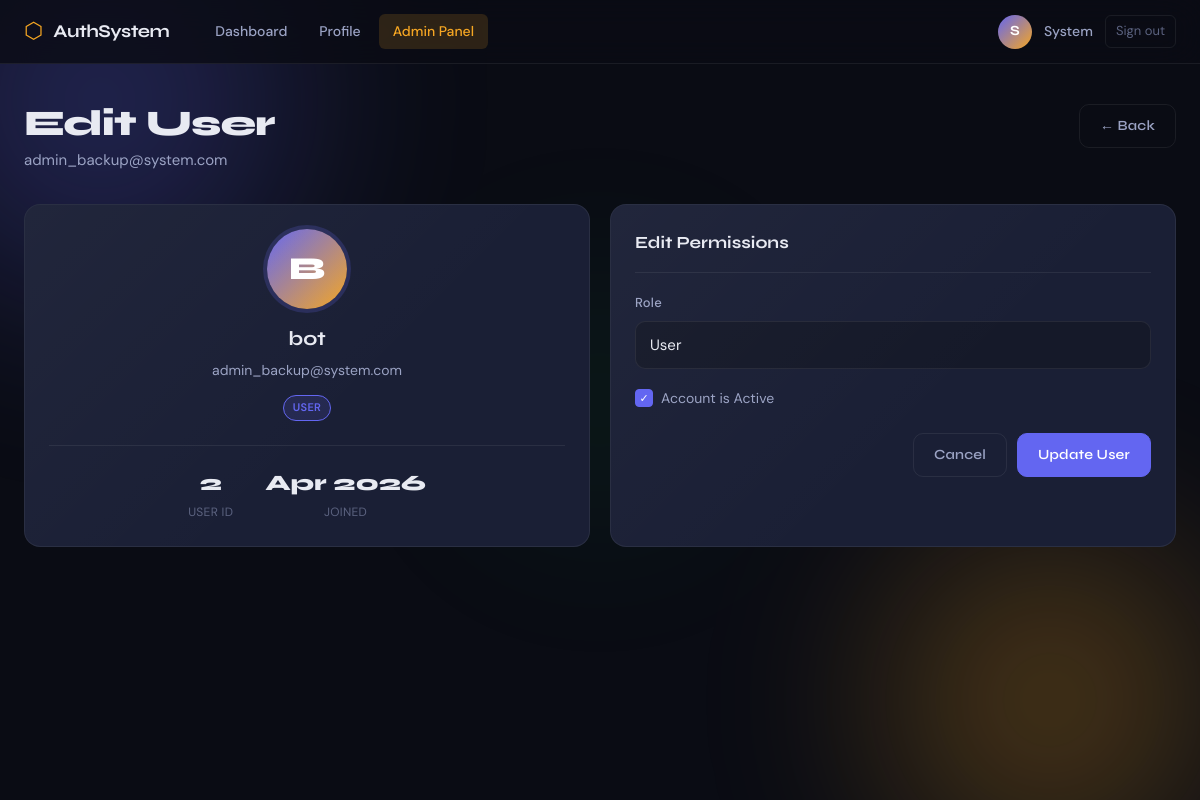
The page /admin/users/2 (signed in) on the database its author committed.
### app/models.py (models this page shows, shortened)
class User(UserMixin, db.Model):
    __tablename__ = "users"
    id = db.Column(db.Integer, primary_key=True)
    name = db.Column(db.String(120), nullable=False)
    email = db.Column(db.String(255), unique=True, nullable=False, index=True)
    password_hash = db.Column(db.String(255), nullable=False)
    role = db.Column(db.String(20), nullable=False, default=Role.USER)
    is_verified = db.Column(db.Boolean, default=False, nullable=False)
    is_active = db.Column(db.Boolean, default=True, nullable=False)
    created_at = db.Column(db.DateTime, default=lambda: datetime.now(timezone.utc))
    last_login = db.Column(db.DateTime, nullable=True)
    otps = db.relationship("OTP", backref="user", lazy="dynamic", cascade="all, delete-orphan")
    email_tokens = db.relationship("EmailToken", backref="user", lazy="dynamic", cascade="all, delete-orphan")
    login_logs = db.relationship("LoginLog", backref="user", lazy="dynamic", cascade="all, delete-orphan")
    @property
    def is_admin(self):
        return self.role == Role.ADMIN

### app/blueprints/admin/routes.py (the view)
@admin_bp.route("/users/<int:user_id>", methods=["GET", "POST"])
@login_required
@admin_required
def edit_user(user_id):
    user = db.session.get(User, user_id)
    if not user:
        flash("User not found.", "danger")
        return redirect(url_for("admin.user_list"))
    form = AdminUserEditForm(obj=user)
    if form.validate_on_submit():
        user.role = form.role.data
        user.is_active = form.is_active.data
        db.session.commit()
        flash(f"User {user.email} updated successfully.", "success")
        return redirect(url_for("admin.user_list"))
    form.is_active.data = user.is_active
    return render_template("admin/admin_edit_user.html", form=form, user=user)

### app/blueprints/auth/forms.py
class AdminUserEditForm(FlaskForm):
    role = SelectField(
        "Role",
        choices=[("user", "User"), ("admin", "Admin")],
        validators=[DataRequired()],
    )
    is_active = BooleanField("Active")
    submit = SubmitField("Update User")

### app/models.py (called while the page is built)
@login_manager.user_loader
def load_user(user_id):
    return db.session.get(User, int(user_id))

### app/utils/timezone.py (called while the page is built)
def to_ist(dt):
    if dt is None:
        return None
    if dt.tzinfo is None:
        dt = dt.replace(tzinfo=timezone.utc)
    return dt.astimezone(IST)

### app/templates/admin/admin_edit_user.html (shortened to what this page needs)
{% extends "base.html" %}
{% block content %}
<div class="page-wrapper">
    <div class="page-header">
        <div>
            <h1 class="page-title">Edit User</h1>
            <p class="page-subtitle">{{ user.email }}</p>
        </div>
        <a href="{{ url_for('admin.user_list') }}" class="btn btn-ghost">← Back</a>
    </div>
    <div class="content-grid">
        <div class="card profile-card">
            <div class="profile-avatar-large">{{ user.name[0].upper() }}</div>
            <div class="profile-name">{{ user.name }}</div>
            <div class="profile-email">{{ user.email }}</div>
            <div class="profile-badges">
                <span class="badge-role {% if user.role == 'admin' %}role-admin{% else %}role-user{% endif %}">
                    {{ user.role | capitalize }}
                </span>
            </div>
            <div class="profile-stats">
                <div class="pstat">
                    <div class="pstat-val">{{ user.id }}</div>
                    <div class="pstat-label">User ID</div>
                </div>
                <div class="pstat">
                    <div class="pstat-val">{{ (user.created_at | ist).strftime('%b %Y') }}</div>
                    <div class="pstat-label">Joined</div>
                </div>
            </div>
        </div>
        <div class="card">
            <div class="card-header">
                <h2 class="card-title">Edit Permissions</h2>
            </div>
            <form method="POST" action="{{ url_for('admin.edit_user', user_id=user.id) }}" novalidate>
                <div class="form-group">
                    {{ form.role.label(class="form-label") }}
                    {{ form.role(class="form-input form-select") }}
                </div>
                <div class="form-group">
                    <label class="checkbox-label">
                        <span class="checkmark"></span>
                        Account is Active
                    </label>
                </div>
                <div class="form-actions">
                    <a href="{{ url_for('admin.user_list') }}" class="btn btn-ghost">Cancel</a>
                    {{ form.submit(class="btn btn-primary") }}
                </div>
            </form>
        </div>
    </div>
</div>
{% endblock %}

### app/templates/base.html (shortened to what this page needs)
<!DOCTYPE html>
<html lang="en">
<head>
    <link rel="stylesheet" href="{{ url_for('static', filename='css/main.css') }}">
</head>
<body class="{% block body_class %}{% endblock %}">
    <div class="ambient-bg">
        <div class="orb orb-1"></div>
        <div class="orb orb-2"></div>
        <div class="orb orb-3"></div>
    </div>
    {% if current_user.is_authenticated %}
    <nav class="navbar">
        <div class="nav-container">
            <a href="{{ url_for('main.index') }}" class="nav-brand">
                <span class="brand-icon">⬡</span>
                <span class="brand-name">AuthSystem</span>
            </a>
            <div class="nav-links">
                <a href="{{ url_for('main.dashboard') }}" class="nav-link {% if request.endpoint == 'main.dashboard' %}active{% endif %}">Dashboard</a>
                <a href="{{ url_for('main.profile') }}" class="nav-link {% if request.endpoint == 'main.profile' %}active{% endif %}">Profile</a>
                {% if current_user.is_admin %}
                <a href="{{ url_for('admin.dashboard') }}" class="nav-link nav-admin {% if request.blueprint == 'admin' %}active{% endif %}">Admin Panel</a>
                {% endif %}
            </div>
            <div class="nav-user">
                <div class="user-avatar">{{ current_user.name[0].upper() }}</div>
                <span class="user-name">{{ current_user.name.split()[0] }}</span>
                <a href="{{ url_for('auth.logout') }}" class="nav-logout">Sign out</a>
            </div>
        </div>
    </nav>
    {% endif %}
    <main class="main-content">
        {% block content %}{% endblock %}
    </main>
</body>
</html>

### rows shown on the page
User: name "S", name "System"
User: email "admin_backup@system.com", name "B", name "bot", role "USER", id "2", created_at "Apr 2026", role "User"
